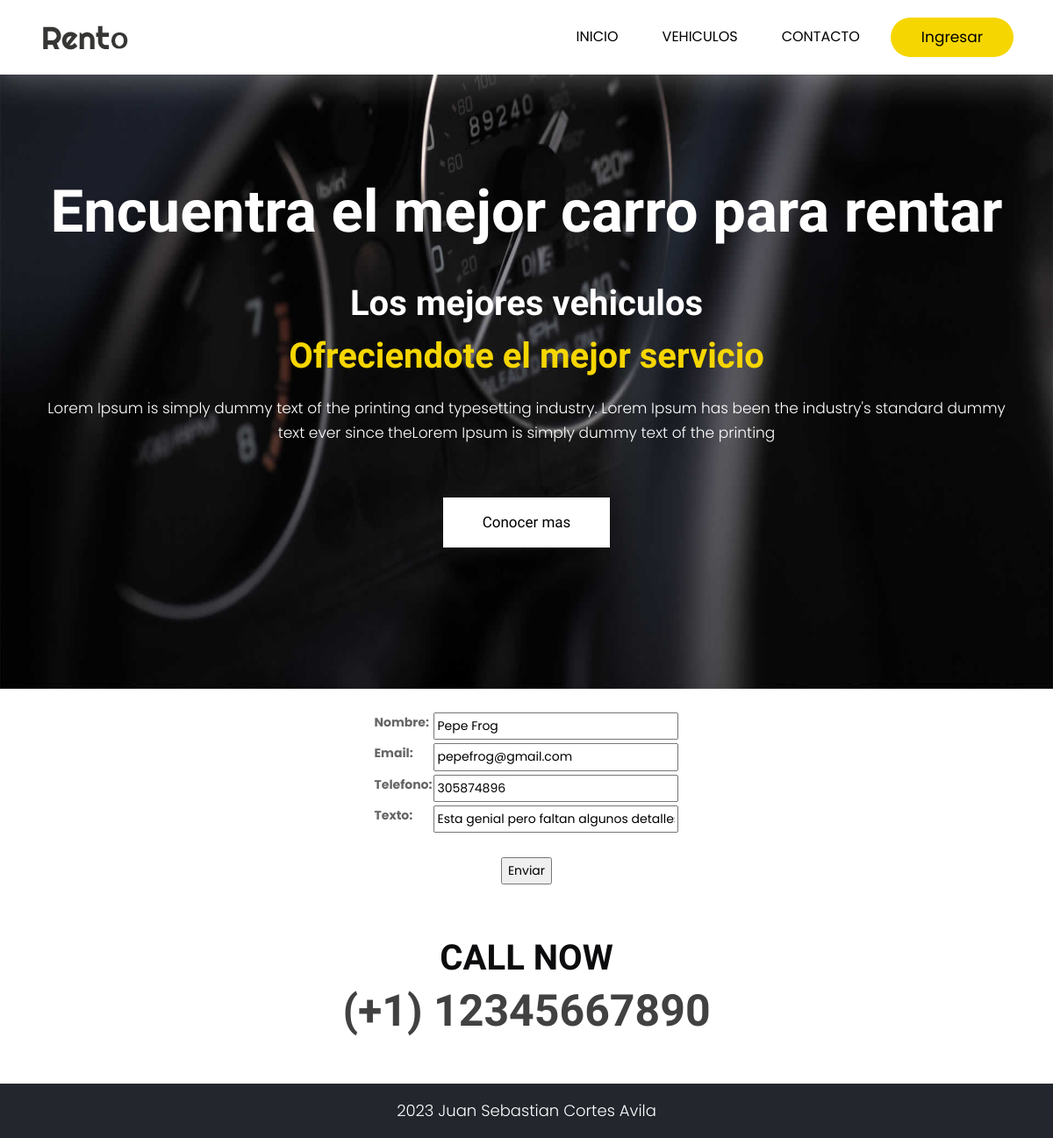
Page /AppFinal/editarComentario/Esta genial pero faltan algunos detalles/ on the earlier database version.
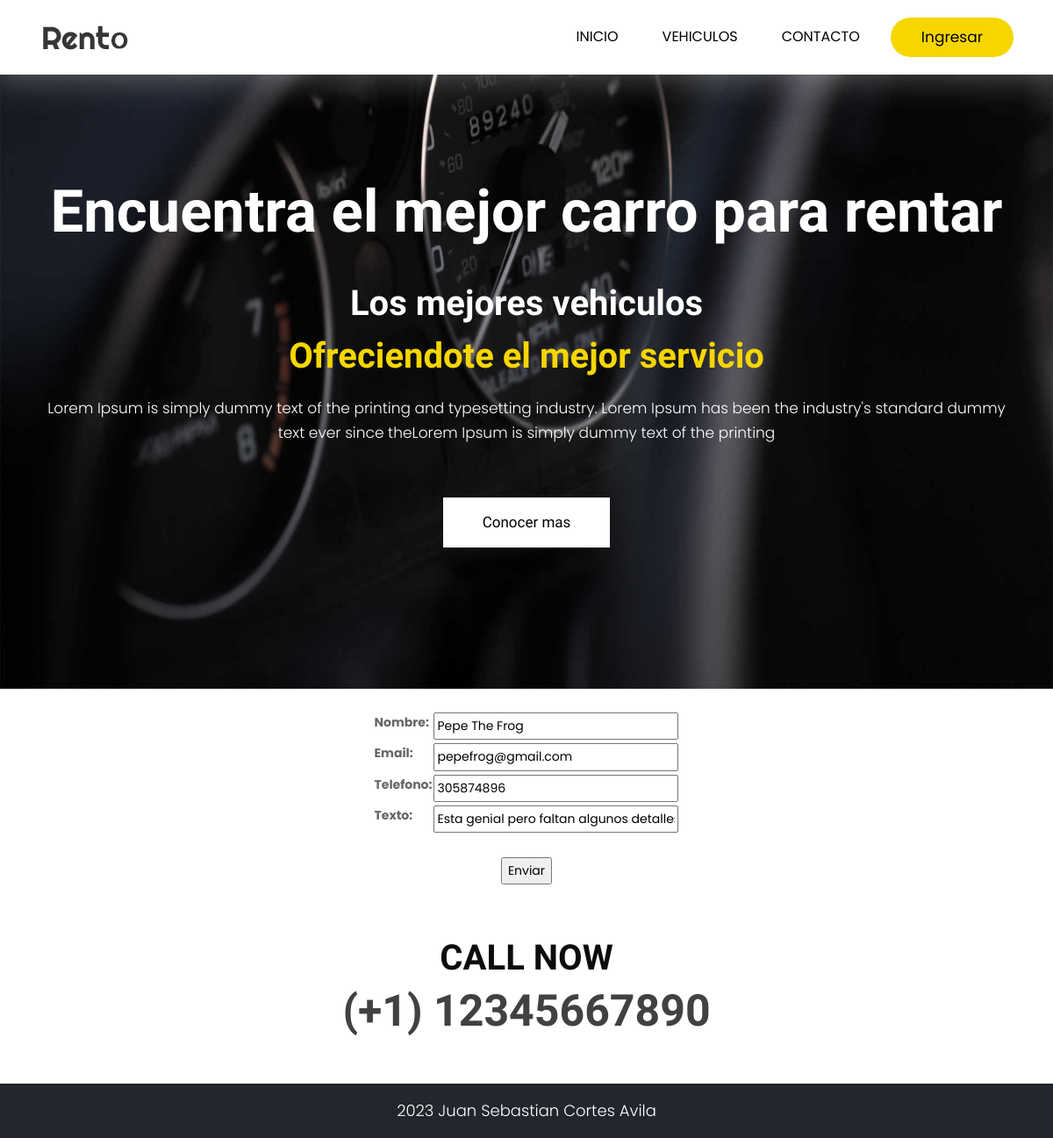
Same page on the later database version.
### AppFinal/models.py (models this page shows, shortened)
class Comentario(models.Model):
    nombre= models.CharField(max_length=40)
    email = models.EmailField()
    telefono = models.IntegerField()
    texto= models.CharField(max_length=100)

### AppFinal/views.py (the view)
# urls.py: path('editarComentario/<texto_texto>/', views.editarComentario, name="edit_coment"),
def editarComentario(request, texto_texto):
    texto = Comentario.objects.get(texto=texto_texto)
    if request.method == 'POST':
        miFormulario = ComentarioFormulario(request.POST)
        print(miFormulario)
        if miFormulario.is_valid:
            informacion = miFormulario.cleaned_data
            texto.nombre = informacion['nombre']
            texto.email = informacion['email']
            texto.telefono = informacion['telefono']
            texto.texto = informacion['texto']
            texto.save()
            return render(request, "AppFinal/inicio.html")
    else:
        miFormulario = ComentarioFormulario(initial={'nombre':texto.nombre, 'email':texto.email, 'telefono':texto.telefono, 'texto':texto.texto})
    return render(request, "AppFinal/editarcomentario.html", {"miFormulario":miFormulario, "texto_texto":texto_texto})

### AppFinal/forms.py
class ComentarioFormulario(forms.Form):
    nombre= forms.CharField()
    email = forms.EmailField()
    telefono = forms.IntegerField()
    texto= forms.CharField()

### AppFinal/templates/AppFinal/editarcomentario.html
{% extends "AppFinal/padre.html" %}
{% load static %}
{% block ContenidoCambiante %}
<br>
<center><div>
<form action="" method = "POST">{% csrf_token %}
    <table>
        {{miFormulario.as_table}}
    </table>
    <br>
    <input type="submit", value="Enviar">
</form>
</div></center>
{% endblock %}

Differences in the rows shown:
changed Comentario "pepefrog@gmail.com": nombre "Pepe Frog" → "Pepe The Frog"
